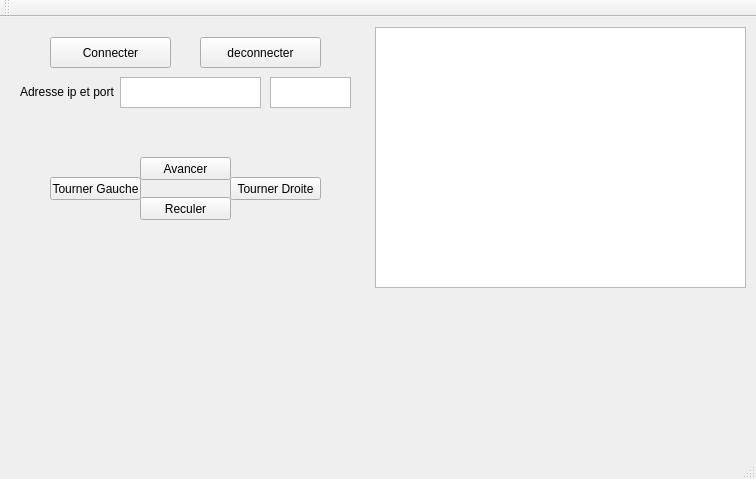
<?xml version="1.0" encoding="UTF-8"?>
<ui version="4.0">
 <class>MainWindow</class>
 <widget class="QMainWindow" name="MainWindow">
  <property name="geometry">
   <rect>
    <x>0</x>
    <y>0</y>
    <width>756</width>
    <height>479</height>
   </rect>
  </property>
  <property name="windowTitle">
   <string>MainWindow</string>
  </property>
  <widget class="QWidget" name="centralWidget">
   <widget class="QGraphicsView" name="graphicsView">
    <property name="geometry">
     <rect>
      <x>375</x>
      <y>10</y>
      <width>371</width>
      <height>261</height>
     </rect>
    </property>
   </widget>
   <widget class="QPushButton" name="pushButton">
    <property name="geometry">
     <rect>
      <x>50</x>
      <y>20</y>
      <width>121</width>
      <height>31</height>
     </rect>
    </property>
    <property name="text">
     <string>Connecter</string>
    </property>
   </widget>
   <widget class="QPushButton" name="pushButton_2">
    <property name="geometry">
     <rect>
      <x>200</x>
      <y>20</y>
      <width>121</width>
      <height>31</height>
     </rect>
    </property>
    <property name="text">
     <string>deconnecter</string>
    </property>
   </widget>
   <widget class="QLabel" name="label">
    <property name="geometry">
     <rect>
      <x>20</x>
      <y>59</y>
      <width>101</width>
      <height>31</height>
     </rect>
    </property>
    <property name="text">
     <string>Adresse ip et port</string>
    </property>
   </widget>
   <widget class="QPushButton" name="pushButton_3">
    <property name="geometry">
     <rect>
      <x>140</x>
      <y>140</y>
      <width>91</width>
      <height>23</height>
     </rect>
    </property>
    <property name="text">
     <string>Avancer</string>
    </property>
   </widget>
   <widget class="QPushButton" name="pushButton_4">
    <property name="geometry">
     <rect>
      <x>140</x>
      <y>180</y>
      <width>91</width>
      <height>23</height>
     </rect>
    </property>
    <property name="text">
     <string>Reculer</string>
    </property>
   </widget>
   <widget class="QPushButton" name="pushButton_5">
    <property name="geometry">
     <rect>
      <x>230</x>
      <y>160</y>
      <width>91</width>
      <height>23</height>
     </rect>
    </property>
    <property name="text">
     <string>Tourner Droite</string>
    </property>
   </widget>
   <widget class="QPushButton" name="pushButton_6">
    <property name="geometry">
     <rect>
      <x>50</x>
      <y>160</y>
      <width>91</width>
      <height>23</height>
     </rect>
    </property>
    <property name="text">
     <string>Tourner Gauche</string>
    </property>
   </widget>
   <widget class="QTextEdit" name="textEdit">
    <property name="geometry">
     <rect>
      <x>120</x>
      <y>60</y>
      <width>141</width>
      <height>31</height>
     </rect>
    </property>
   </widget>
   <widget class="QTextEdit" name="textEdit_2">
    <property name="geometry">
     <rect>
      <x>270</x>
      <y>60</y>
      <width>81</width>
      <height>31</height>
     </rect>
    </property>
   </widget>
  </widget>
  <widget class="QMenuBar" name="menuBar">
   <property name="geometry">
    <rect>
     <x>0</x>
     <y>0</y>
     <width>756</width>
     <height>21</height>
    </rect>
   </property>
  </widget>
  <widget class="QToolBar" name="mainToolBar">
   <attribute name="toolBarArea">
    <enum>TopToolBarArea</enum>
   </attribute>
   <attribute name="toolBarBreak">
    <bool>false</bool>
   </attribute>
  </widget>
  <widget class="QStatusBar" name="statusBar"/>
 </widget>
 <layoutdefault spacing="6" margin="11"/>
 <resources/>
 <connections/>
</ui>
